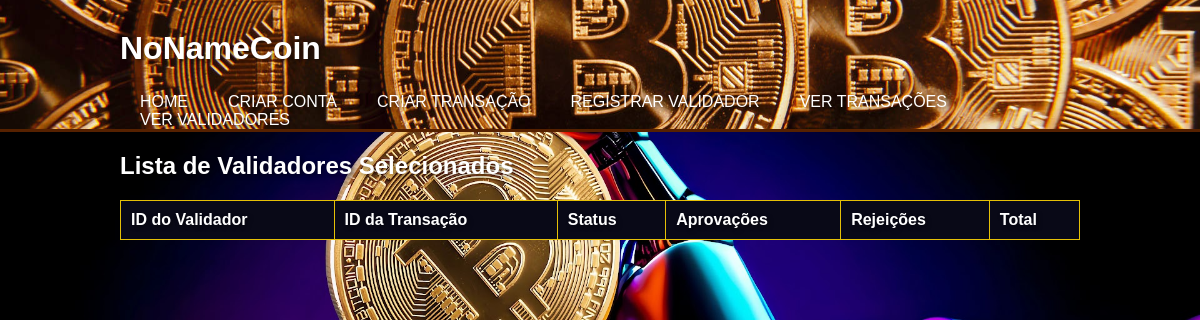
The app's page /view_validators, older data.
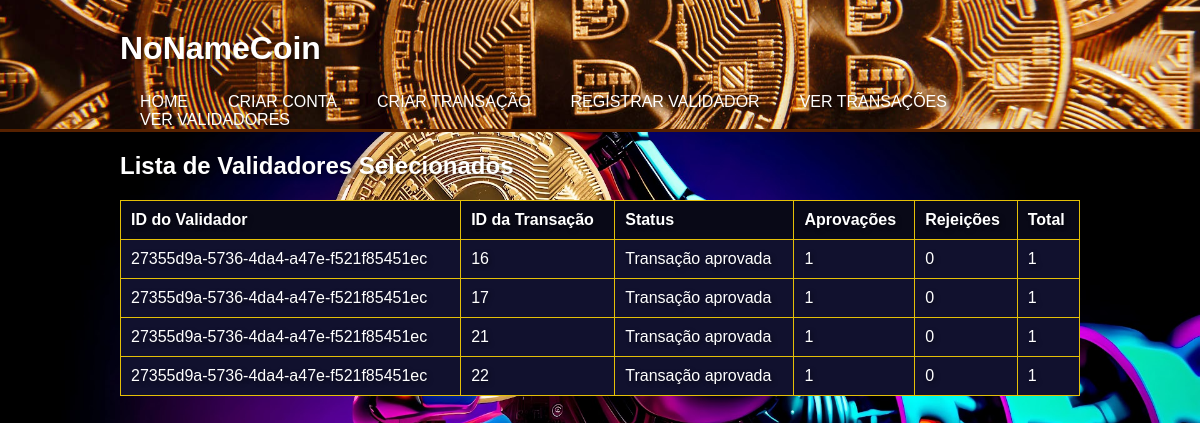
The same page, newer data.
### tables this page shows
CREATE TABLE validator_history (
                      validator_id TEXT NOT NULL,
                      transaction_id INTEGER NOT NULL,
                      validation_status INTEGER,
                      penalty INTEGER DEFAULT 0, approvals INTEGER, rejections INTEGER, total INTEGER DEFAULT 1,
                      FOREIGN KEY (validator_id) REFERENCES validators (validator_id),
                      FOREIGN KEY (transaction_id) REFERENCES transactions (transaction_id));

### app.py (the view)
@app.route('/view_validators')
def view_validators():
    try:
        conn = sqlite3.connect(db_name)
        cursor = conn.cursor()
        cursor.execute("SELECT * FROM validator_history WHERE validation_status=1")
        validators = cursor.fetchall()
        conn.close()
        return render_template('view_validators.html', validators=validators)
    except Exception as e:
        return jsonify({"status": "error", "message": str(e)}), 500

### templates/view_validators.html (shortened to what this page needs)
<!DOCTYPE html>
<html lang="en">
<head>
    <link rel="stylesheet" type="text/css" href="{{ url_for('static', filename='style.css') }}">
</head>
<body>
    <header>
        <div class="container">
            <div id="branding">
                <h1>NoNameCoin</h1>
            </div>
            <nav>
                <ul>
                    <li><a href="/">Home</a></li>
                    <li><a href="/create_account">Criar Conta</a></li>
                    <li><a href="/create_trans">Criar Transação</a></li>
                    <li><a href="/register_validator">Registrar Validador</a></li>
                    <li><a href="/view_transactions">Ver Transações</a></li>
                    <li><a href="/view_validators">Ver Validadores</a></li>
                </ul>
            </nav>
        </div>
    </header>
    <div class="container">
        <h2>Lista de Validadores Selecionados</h2>
        <table>
            <tr>
                <th>ID do Validador</th>
                <th>ID da Transação</th>
                <th>Status</th>
                <th>Aprovações</th>
                <th>Rejeições</th>
                <th>Total</th>
            </tr>
            {% for validator in validators %}
            <tr>
                <td>{{ validator[0] }}</td>
                <td>{{ validator[1] }}</td>
                <td>{{ 'Transação aprovada' if validator[2] == 1 else 'Transação não aprovada' }}</td>
                <td>{{ validator[4] }}</td>
                <td>{{ validator[5] }}</td>
                <td>{{ validator[6] }}</td>
            </tr>
            {% endfor %}
        </table>
    </div>
</body>
</html>

Row changes from the older to the newer data that the page shows:
added validator_history: validator "27355d9a-5736-4da4-a47e-f521f85451ec", transaction "16", validation_status "Transação aprovada", approvals "1", rejections "0", total "1"
added validator_history: validator "27355d9a-5736-4da4-a47e-f521f85451ec", transaction "17", validation_status "Transação aprovada", approvals "1", rejections "0", total "1"
added validator_history: validator "27355d9a-5736-4da4-a47e-f521f85451ec", transaction "21", validation_status "Transação aprovada", approvals "1", rejections "0", total "1"
added validator_history: validator "27355d9a-5736-4da4-a47e-f521f85451ec", transaction "22", validation_status "Transação aprovada", approvals "1", rejections "0", total "1"
